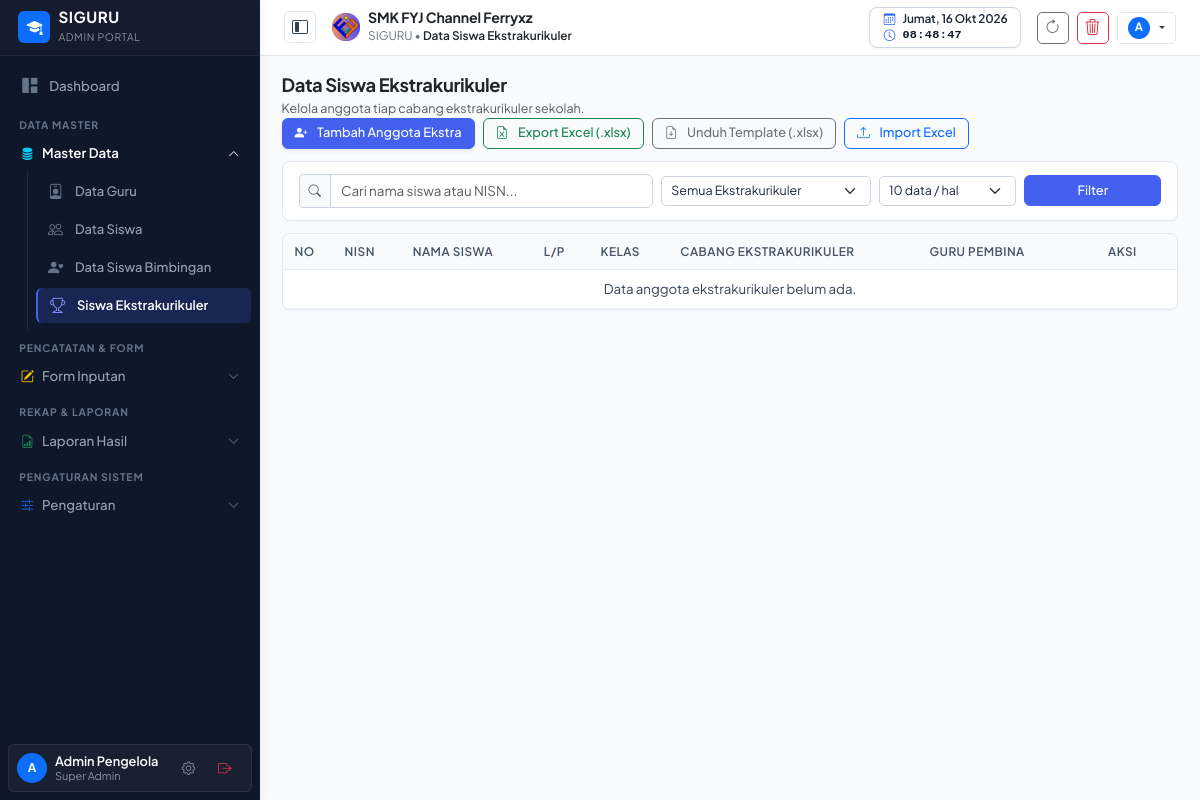
Before: /master-ekstra.php (signed in) with the older database file.
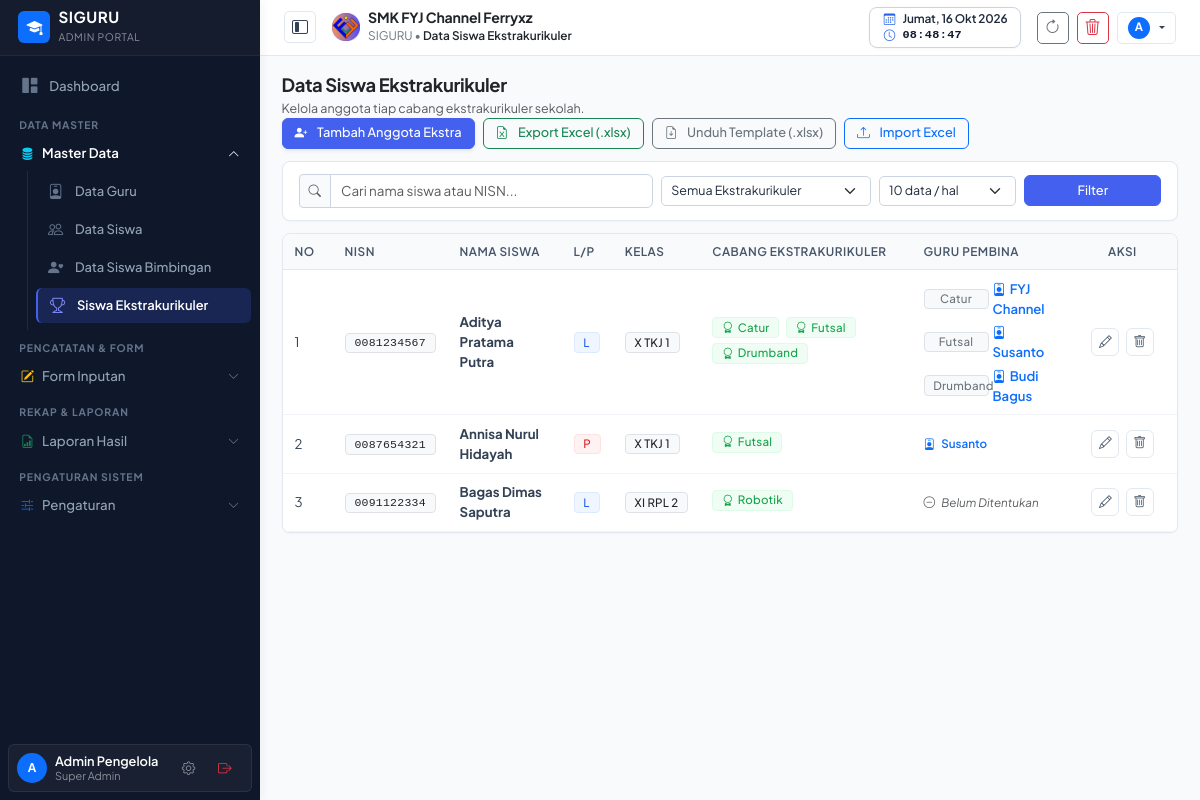
After: the same page with the newer database file.
### tables this page shows
CREATE TABLE pengaturan (
    id INTEGER PRIMARY KEY AUTOINCREMENT,
    logo TEXT DEFAULT 'assets/images/logo.png',
    nama_sekolah TEXT DEFAULT 'SMK NEGERI 1 CONTOH',
    tahun_ajaran TEXT DEFAULT '2026/2027',
    semester TEXT DEFAULT 'Ganjil',
    kelas TEXT DEFAULT 'X RPL 1, X RPL 2, XI RPL 1, XI RPL 2, XII RPL 1, XII RPL 2',
    mata_pelajaran TEXT DEFAULT 'Matematika, Bahasa Indonesia, Pemrograman Web, Basis Data, Bahasa Inggris, PJOK, Pendidikan Agama',
    folder_jurnal TEXT,
    folder_foto TEXT,
    folder_guru_wali TEXT,
    folder_wali TEXT,
    folder_ekstra TEXT,
    link_db_absen TEXT,
    link_db_jurnal TEXT,
    link_db_guru_wali TEXT,
    link_db_wali TEXT,
    link_db_ekstra TEXT,
    list_ekstrakurikuler TEXT DEFAULT 'Pramuka, Paskibra, Futsal, Basket, Rohis, PMR, Desain Grafis, Robotik',
    kepala_sekolah TEXT DEFAULT 'Drs. H. Ahmad Fauzi, M.Pd.',
    nip_kepala_sekolah TEXT DEFAULT '19750815 199903 1 002'
, kop_surat TEXT DEFAULT 'assets/images/kop_surat.png', kop_size TEXT DEFAULT '90', kabupaten TEXT DEFAULT 'Klungkung', ttd_kepsek TEXT DEFAULT 'https://drive.google.com/thumbnail?id=1GUfUommgYjV-cnhU0tTB8kRJy8iXagkI', list_tahun_ajaran TEXT DEFAULT '["2025/2026", "2026/2027", "2027/2028"]');

CREATE TABLE data_murid_ekstra (
    id INTEGER PRIMARY KEY AUTOINCREMENT,
    nisn TEXT NOT NULL,
    nama_murid TEXT NOT NULL,
    jenis_kelamin TEXT NOT NULL,
    kelas TEXT NOT NULL,
    nama_ekstra TEXT NOT NULL
);

### config/helper.php (called while the page is built, shortened)
<?php
require_once __DIR__ . '/auth.php';
function getSettings() {
    $pdo = getDBConnection();
    try {
        static $checkedMigration = false;
        if (!$checkedMigration) {
            $checkedMigration = true;
        }
        $stmt = $pdo->query("SELECT * FROM pengaturan LIMIT 1");
        $res = $stmt->fetch();
        if ($res) {
            return $res;
        }
    } catch (Exception $e) {}
    return [
        'id' => 1,
        'logo' => 'assets/images/logo.png',
        'nama_sekolah' => 'SMK FYJ Channel Ferryxz',
        'tahun_ajaran' => '2026/2027',
        'list_tahun_ajaran' => json_encode(['2025/2026', '2026/2027', '2027/2028']),
        'semester' => 'Ganjil',
        'kelas' => 'XI DKV 1, XI DKV 2, XII DKV, X DKV',
        'mata_pelajaran' => '["Perangkat Lunak Desain", "Proses Produksi Desain", "Desain Breif", "Karya Desain", "Kreativitas, Inovasi, dan Kewirausahaan", "Seni Budaya", "Seni Rupa"]',
        'folder_jurnal' => 'https://drive.google.com/drive/folders/1g1iaALpfRo8oovkJNoPxy_MIDLv5axEB?usp=drive_link',
        'folder_foto' => 'https://drive.google.com/drive/folders/1PmA4EHMEVfgbup9ZJuBrIlFzg37gsQO3?usp=sharing',
        'folder_guru_wali' => 'https://drive.google.com/drive/folders/12RUHlItCa8smp58-aixHOTWHld21md9_?usp=drive_link',
        'folder_wali' => 'https://drive.google.com/drive/folders/1uNSsLv2rUUC1c_ykBhnkzQ7y43DRxaDj?usp=drive_link',
        'folder_ekstra' => 'https://drive.google.com/drive/folders/1Jf8BcS1jHO1wUYCzk6dQi9_sy7BRyroM?usp=drive_link',
        'link_db_absen' => '',
        'link_db_jurnal' => '',
        'link_db_guru_wali' => '',
        'link_db_wali' => '',
        'link_db_ekstra' => '',
        'list_ekstrakurikuler' => 'Pramuka, Paskibra, Futsal, Basket, Rohis, PMR, Desain Grafis, Robotik',
        'kepala_sekolah' => 'Drs. H. Ahmad Fauzi, M.Pd.',
        'nip_kepala_sekolah' => '19750815 199903 1 002',
        'kop_surat' => 'assets/images/kop_surat.png',
        'kop_size' => '90',
        'kabupaten' => 'Klungkung',
        'ttd_kepsek' => 'https://drive.google.com/thumbnail?id=1GUfUommgYjV-cnhU0tTB8kRJy8iXagkI'
    ];
}
function getEkstraPembinaMap() {
    $pdo = getDBConnection();
    $map = [];
    try {
        $stmt = $pdo->query("SELECT nama_guru, pembina_ekstra FROM data_guru WHERE pembina_ekstra IS NOT NULL AND pembina_ekstra != '' AND pembina_ekstra != '-'");
        while ($row = $stmt->fetch(PDO::FETCH_ASSOC)) {
            $gNama = trim($row['nama_guru']);
            $branches = array_map('trim', explode(',', $row['pembina_ekstra']));
            foreach ($branches as $br) {
                if (!isset($map[$br])) {
                    $map[$br] = [];
                }
                if (!in_array($gNama, $map[$br])) {
                    $map[$br][] = $gNama;
                }
            }
        }
    } catch (Exception $e) {}
    return $map;
}

### config/auth.php (called while the page is built, shortened)
<?php
function isLoggedIn() {
    return isset($_SESSION['user_id']) && !empty($_SESSION['user_id']);
}
function currentUser() {
    return [
        'id' => $_SESSION['user_id'] ?? null,
        'username' => $_SESSION['username'] ?? '',
        'nama' => $_SESSION['nama'] ?? '',
        'nip' => $_SESSION['nip'] ?? '',
        'hak_akses' => $_SESSION['hak_akses'] ?? 'Pelihat',
        'foto' => $_SESSION['foto'] ?? ''
    ];
}
function isSuperAdmin() {
    $user = currentUser();
    $role = $user['hak_akses'] ?? '';
    if ($role === 'Super Admin' || $role === 'admin') return true;
    $roles = array_map('trim', explode(',', $role));
    return in_array('Super Admin', $roles) || in_array('admin', $roles);
}

### master-ekstra.php (the view, shortened to what the rows shown need)
<?php
require_once __DIR__ . '/config/helper.php';
$isSuper = isSuperAdmin();
$ekstraPembinaMap = getEkstraPembinaMap();
require_once __DIR__ . '/views/header.php';
require_once __DIR__ . '/views/sidebar.php';
$rawLimit = isset($_GET['limit']) ? (int)$_GET['limit'] : 10;
$limit = in_array($rawLimit, [10, 20, 50, 100, 250, 500]) ? $rawLimit : 10;
$page = max(1, (int)($_GET['page'] ?? 1));
$offset = ($page - 1) * $limit;
$whereClauses = [];
$params = [];
$sqlWhere = !empty($whereClauses) ? "WHERE " . implode(" AND ", $whereClauses) : "";
$stmt = $pdo->prepare("SELECT * FROM data_murid_ekstra $sqlWhere ORDER BY nama_ekstra ASC, nama_murid ASC LIMIT $limit OFFSET $offset");
$stmt->execute($params);
$siswaEkstraList = $stmt->fetchAll();
?>
<main class="content-wrapper">
    <div class="card card-table overflow-hidden">
        <div class="table-responsive">
            <table class="table table-custom align-middle mb-0">
                <thead>
                    <tr>
                        <th style="width: 50px;">No</th>
                        <th>NISN</th>
                        <th>Nama Siswa</th>
                        <th>L/P</th>
                        <th>Kelas</th>
                        <th>Cabang Ekstrakurikuler</th>
                        <th>Guru Pembina</th>
                        <th class="text-center" style="width: 110px;">Aksi</th>
                    </tr>
                </thead>
                <tbody>
                    <?php if (empty($siswaEkstraList)): ?>
                        <tr><td colspan="8" class="text-center text-muted py-4">Data anggota ekstrakurikuler belum ada.</td></tr>
                    <?php else:
                        $no = $offset + 1;
                        foreach ($siswaEkstraList as $se):
                    ?>
                        <tr>
                            <td><?= $no++ ?></td>
                            <td><span class="badge bg-light text-dark border font-monospace"><?= htmlspecialchars($se['nisn']) ?></span></td>
                            <td class="fw-bold text-dark"><?= htmlspecialchars($se['nama_murid']) ?></td>
                            <td>
                                <span class="badge <?= $se['jenis_kelamin'] === 'P' ? 'bg-danger-subtle text-danger' : 'bg-primary-subtle text-primary' ?>">
                                    <?= htmlspecialchars($se['jenis_kelamin']) ?>
                                </span>
                            </td>
                            <td><span class="badge bg-light text-dark border"><?= htmlspecialchars($se['kelas']) ?></span></td>
                            <td>
                                <?php
                                $items = array_values(array_filter(array_map('trim', explode(',', $se['nama_ekstra'] ?? ''))));
                                foreach ($items as $it):
                                ?>
                                    <span class="badge bg-success-subtle text-success border border-success-subtle fw-semibold px-2 py-1 me-1 mb-1">
                                        <i class="bi bi-award me-1"></i><?= htmlspecialchars($it) ?>
                                    </span>
                                <?php endforeach; ?>
                            </td>
                            <td>
                                <?php if (empty($items)): ?>
                                    <span class="text-muted small fst-italic">-</span>
                                <?php elseif (count($items) === 1):
                                    $it = $items[0];
                                    $pembinas = $ekstraPembinaMap[$it] ?? [];
                                    $isSet = !empty($pembinas);
                                ?>
                                    <div class="<?= $isSet ? 'fw-semibold text-primary' : 'text-muted fst-italic' ?> small">
                                        <i class="bi <?= $isSet ? 'bi-person-badge text-primary' : 'bi-dash-circle text-muted' ?> me-1"></i>
                                        <?= htmlspecialchars($isSet ? implode(', ', $pembinas) : 'Belum Ditentukan') ?>
                                    </div>
                                <?php else: ?>
                                    <div class="d-flex flex-column gap-1">
                                        <?php foreach ($items as $it):
                                            $pembinas = $ekstraPembinaMap[$it] ?? [];
                                            $isSet = !empty($pembinas);
                                            $pembinaName = $isSet ? implode(', ', $pembinas) : 'Belum Ditentukan';
                                        ?>
                                            <div class="small d-flex align-items-center">
                                                <span class="badge bg-light text-secondary border me-1 fw-semibold" style="font-size: 0.72rem; min-width: 65px;">
                                                    <?= htmlspecialchars($it) ?>
                                                </span>
                                                <span class="<?= $isSet ? 'fw-semibold text-primary' : 'text-muted fst-italic' ?>" style="font-size: 0.82rem;">
                                                    <i class="bi <?= $isSet ? 'bi-person-badge text-primary' : 'bi-dash-circle text-muted' ?> me-1"></i><?= htmlspecialchars($pembinaName) ?>
                                                </span>
                                            </div>
                                        <?php endforeach; ?>
                                    </div>
                                <?php endif; ?>
                            </td>
                            <td class="text-center">
                                <?php if ($isSuper): ?>
                                    <button class="btn btn-outline-primary btn-sm rounded-pill px-2 py-0"
                                        onclick='editEkstra(<?= json_encode($se) ?>)' title="Edit Anggota Ekstra">
                                        <i class="bi bi-pencil"></i>
                                    </button>
                                    <button class="btn btn-outline-danger btn-sm rounded-pill px-2 py-0 ms-1"
                                        onclick="deleteEkstra(<?= $se['id'] ?>, '<?= addslashes($se['nama_murid']) ?>')" title="Hapus Anggota Ekstra">
                                        <i class="bi bi-trash"></i>
                                    </button>
                                <?php else: ?>
                                    <span class="badge bg-light text-muted border py-1 px-2" title="Menu aksi terkunci (Hanya Super Admin)">
                                        <i class="bi bi-lock-fill text-secondary me-1"></i> Terkunci
                                    </span>
                                <?php endif; ?>
                            </td>
                        </tr>
                    <?php endforeach; endif; ?>
                </tbody>
            </table>
        </div>
    </div>
</main>
<?php require_once __DIR__ . '/views/footer.php'; ?>

### views/header.php (shortened to what the rows shown need)
<?php
require_once __DIR__ . '/../config/auth.php';
require_once __DIR__ . '/../config/helper.php';
$settings = getSettings();
?>
<!DOCTYPE html>
<html lang="id">
<head>
    <link href="https://cdn.jsdelivr.net/npm/bootstrap@5.3.2/dist/css/bootstrap.min.css" rel="stylesheet">
    <link rel="stylesheet" href="https://cdn.jsdelivr.net/npm/bootstrap-icons@1.11.3/font/bootstrap-icons.min.css">
    <link rel="stylesheet" href="https://cdnjs.cloudflare.com/ajax/libs/font-awesome/6.5.1/css/all.min.css">
    <link rel="stylesheet" href="assets/css/style.css?v=<?= time() ?>">
</head>
<body>
<header class="main-header d-flex align-items-center justify-content-between px-3 px-md-4">
    <div class="d-flex align-items-center gap-2 gap-md-3">
        <div class="d-flex align-items-center gap-2">
            <img src="<?= htmlspecialchars($settings['logo'] ?? 'assets/images/logo.png') ?>" alt="Logo" class="rounded" style="height: 28px; width: 28px; object-fit: contain;">
            <div>
                <span class="d-none d-md-block fw-bold text-dark mb-0" style="font-size: 0.88rem; line-height: 1.15; letter-spacing: -0.01em;">
                    <?= htmlspecialchars($settings['nama_sekolah'] ?? 'SMK FYJ Channel Ferryxz') ?>
                </span>
                <span class="text-secondary small" style="line-height: 1.1; font-size: 0.74rem;">
                    SIGURU &bull; <span class="fw-semibold text-dark"><?= htmlspecialchars($pageTitle ?? 'Dashboard') ?></span>
                </span>
            </div>
        </div>
    </div>
</header>

Changed rows visible on the page:
added data_murid_ekstra: nisn "0081234567", nama_murid "Aditya Pratama Putra", jenis_kelamin "L", kelas "X TKJ 1", nama_ekstra "Catur", nama_ekstra "Futsal", nama_ekstra "Drumband", nama_ekstra "FYJ Channel", nama_ekstra "Susanto", nama_ekstra "Budi Bagus", shown under "Data Siswa Ekstrakurikuler"
added data_murid_ekstra: nisn "0087654321", nama_murid "Annisa Nurul Hidayah", jenis_kelamin "P", kelas "X TKJ 1", nama_ekstra "Futsal", nama_ekstra "Susanto"
added data_murid_ekstra: nisn "0091122334", nama_murid "Bagas Dimas Saputra", jenis_kelamin "L", kelas "XI RPL 2", nama_ekstra "Robotik", pembinas "Belum Ditentukan"
Other visible differences:
text no longer shown: "Data anggota ekstrakurikuler belum ada."
